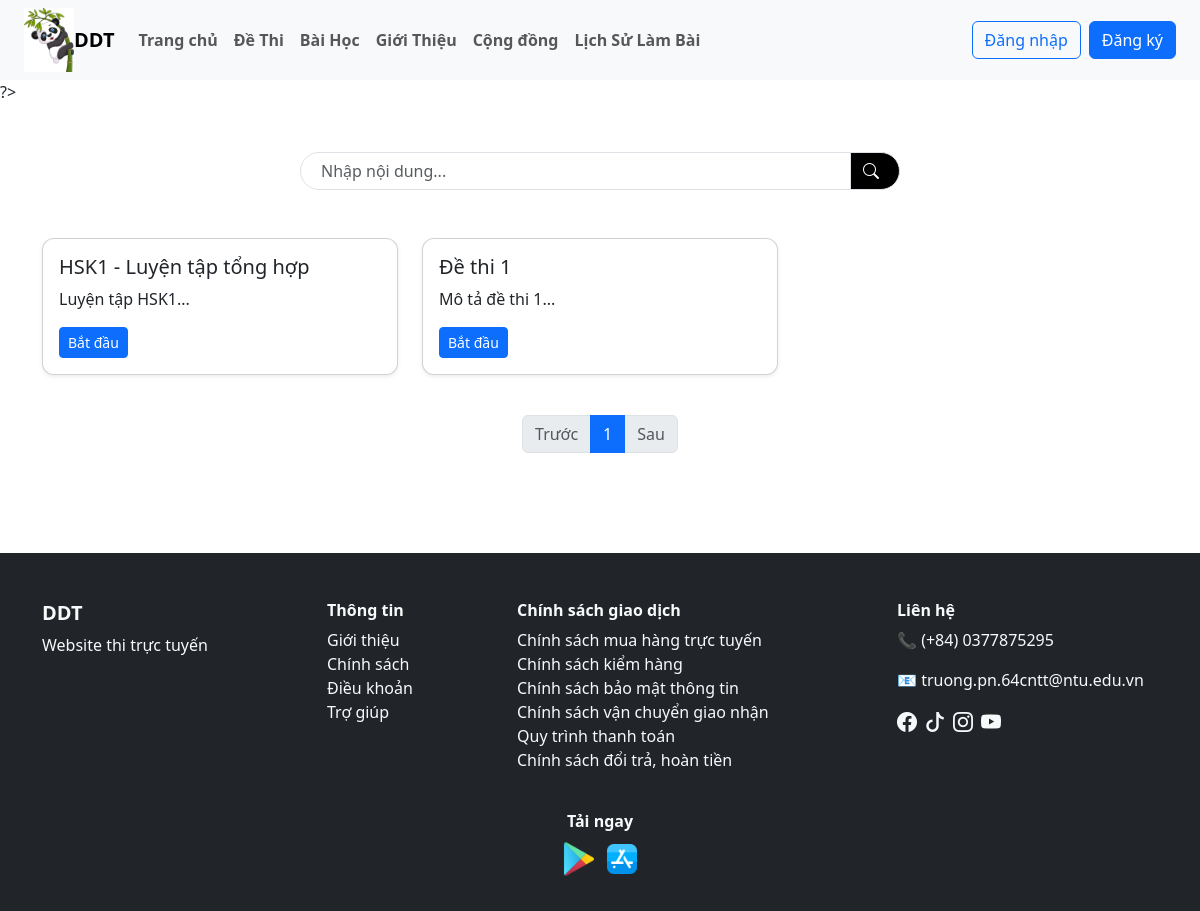
Page /user/tat_ca_de_thi.php?id_dm=1 on the earlier database version.
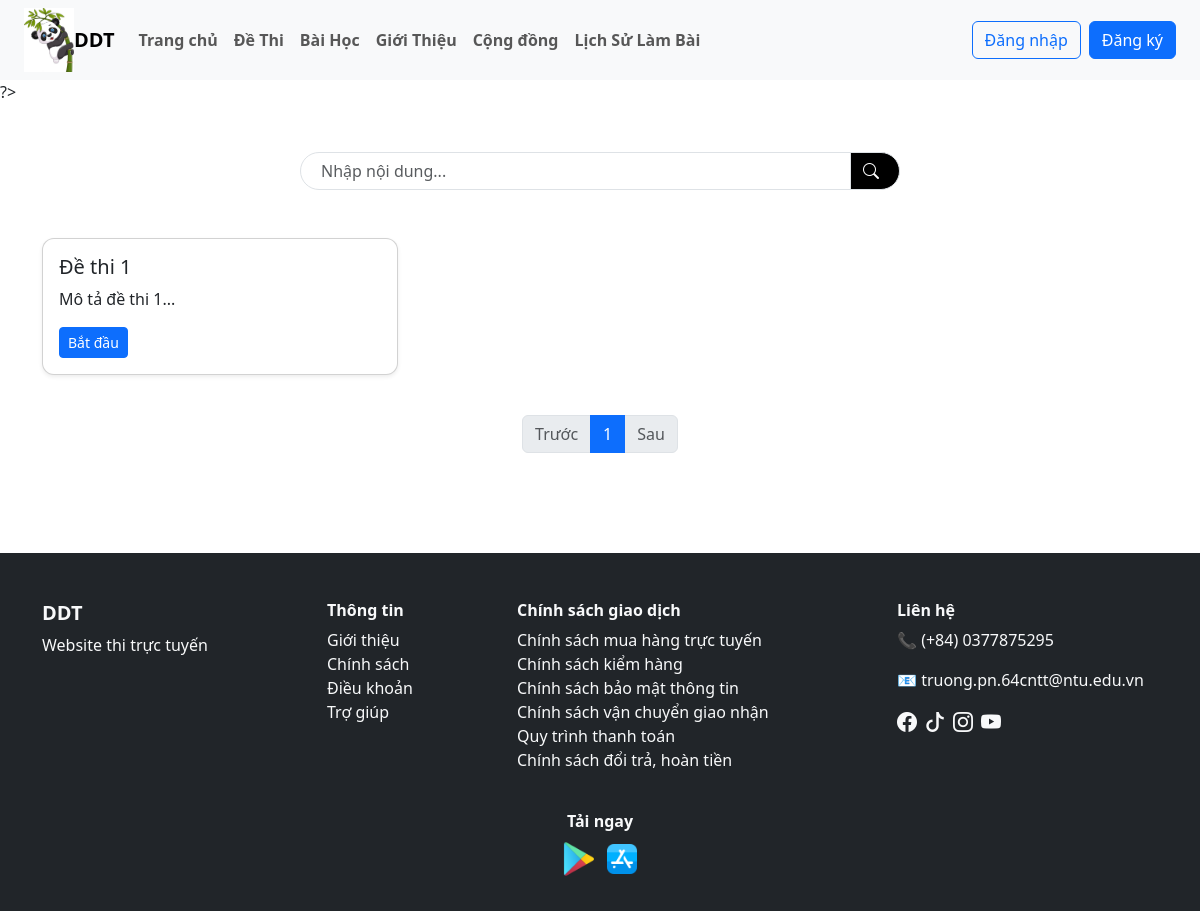
Same page on the later database version.
### tables this page shows
CREATE TABLE `de_thi` (
  `id` varchar(10) NOT NULL,
  `id_danh_muc` int DEFAULT NULL,
  `ten_de_thi` varchar(255) NOT NULL,
  `mo_ta` text,
  `thoi_gian` int DEFAULT NULL,
  `id_bai_hoc` varchar(10) DEFAULT NULL,
  `thang_diem` int DEFAULT '10',
  `ngay_tao` datetime DEFAULT CURRENT_TIMESTAMP,
  `trang_thai` tinyint(1) NOT NULL DEFAULT '0'
);

### user/tat_ca_de_thi.php (the view, shortened to what this page needs)
<?php
include("./header.php");
$id_dm = $_GET['id_dm'];
$keyword = isset($_GET['keyword']) ? mysqli_real_escape_string($dbc, $_GET['keyword']) : '';
$limit = 20;
$page = isset($_GET['page']) ? (int)$_GET['page'] : 1;
$start = ($page - 1) * $limit;
$sql_count = "
    SELECT COUNT(*) AS total
    FROM de_thi
    WHERE id_danh_muc = $id_dm
    AND (
    ten_de_thi LIKE '%$keyword%'
    OR mo_ta  LIKE '%$keyword%'
    )
";
$rs_count = mysqli_query($dbc, $sql_count);
$total = mysqli_fetch_assoc($rs_count)['total'];
$total_pages = ceil($total / $limit);
$sql = "
    SELECT *
    FROM de_thi
    WHERE id_danh_muc = $id_dm
     AND (
    ten_de_thi LIKE '%$keyword%'
    OR mo_ta  LIKE '%$keyword%'
    )
    ORDER BY id DESC
    LIMIT $start, $limit
";
$result = mysqli_query($dbc, $sql);
?>
<div class="container my-4">
    <form action="tat_ca_de_thi.php" method="GET">
        <div class="d-flex justify-content-center my-5">
            <div class="input-group search-box" style="max-width: 600px;">
                <input type="text" name="keyword" class="form-control" placeholder="Nhập nội dung..."
                    value="<?= htmlspecialchars($keyword) ?>">
                <button class="input-group-text bg-black text-white" type="submit">
                    <i class="bi bi-search me-2"></i>
                </button>
            </div>
        </div>
    </form>
    <?php if(mysqli_num_rows($result) > 0): ?>
    <div class="row">
        <?php while($dt = mysqli_fetch_assoc($result)): ?>
        <div class="col-md-4 mb-3">
            <div class="card shadow-sm">
                <div class="card-body">
                    <h5><?= $dt['ten_de_thi'] ?></h5>
                    <p><?= substr($dt['mo_ta'], 0, 100) ?>...</p>
                    <a href="chi_tiet_de_thi.php?id=<?= $dt['id'] ?>" class="btn btn-primary btn-sm">Bắt đầu</a>
                </div>
            </div>
        </div>
        <?php endwhile; ?>
    </div>
    <?php else: ?>
    <div class="alert alert-info">Không có đề thi nào.</div>
    <?php endif; ?>
    <nav class="mt-4">
        <ul class="pagination justify-content-center">
            <li class="page-item <?= ($page <= 1) ? 'disabled' : '' ?>">
                <a class="page-link" href="?id_dm=<?= $id_dm ?>&page=<?= $page - 1 ?>&keyword=<?= $keyword ?>">Trước</a>
            </li>
            <?php for ($i = 1; $i <= $total_pages; $i++): ?>
            <li class="page-item <?= ($i == $page) ? 'active' : '' ?>">
                <a class="page-link" href="?id_dm=<?= $id_dm ?>&page=<?= $i ?>&keyword=<?= $keyword ?>">
                    <?= $i ?>
                </a>
            </li>
            <?php endfor; ?>
            <li class="page-item <?= ($page >= $total_pages) ? 'disabled' : '' ?>">
                <a class="page-link" href="?id_dm=<?= $id_dm ?>&page=<?= $page + 1 ?>&keyword=<?= $keyword ?>">Sau</a>
            </li>
        </ul>
    </nav>
</div>
<?php
include("./footer.php");
?>

Differences in the rows shown:
removed de_thi: ten_de_thi "HSK1 - Luyện tập tổng hợp", mo_ta "Luyện tập HSK1"
